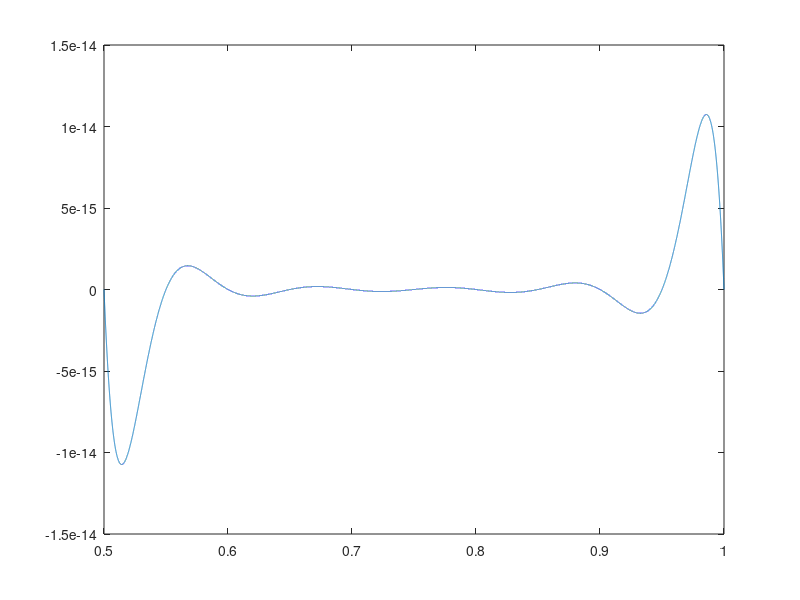

The MATLAB script that drew this image:
x = 0.5:0.00001:1; 
const = 1 / log(10) / 11 / (0.25 + 2)^11;
y = -1 .* const .* (x-0.5) .* (x-0.55) .* (x-0.6) .* (x-0.65) .* (x-0.7) .* (x-0.75) .* (x-0.8) .* (x-0.85) .* (x-0.9) .* (x-0.95) .* (x-1);
plot(x, y);